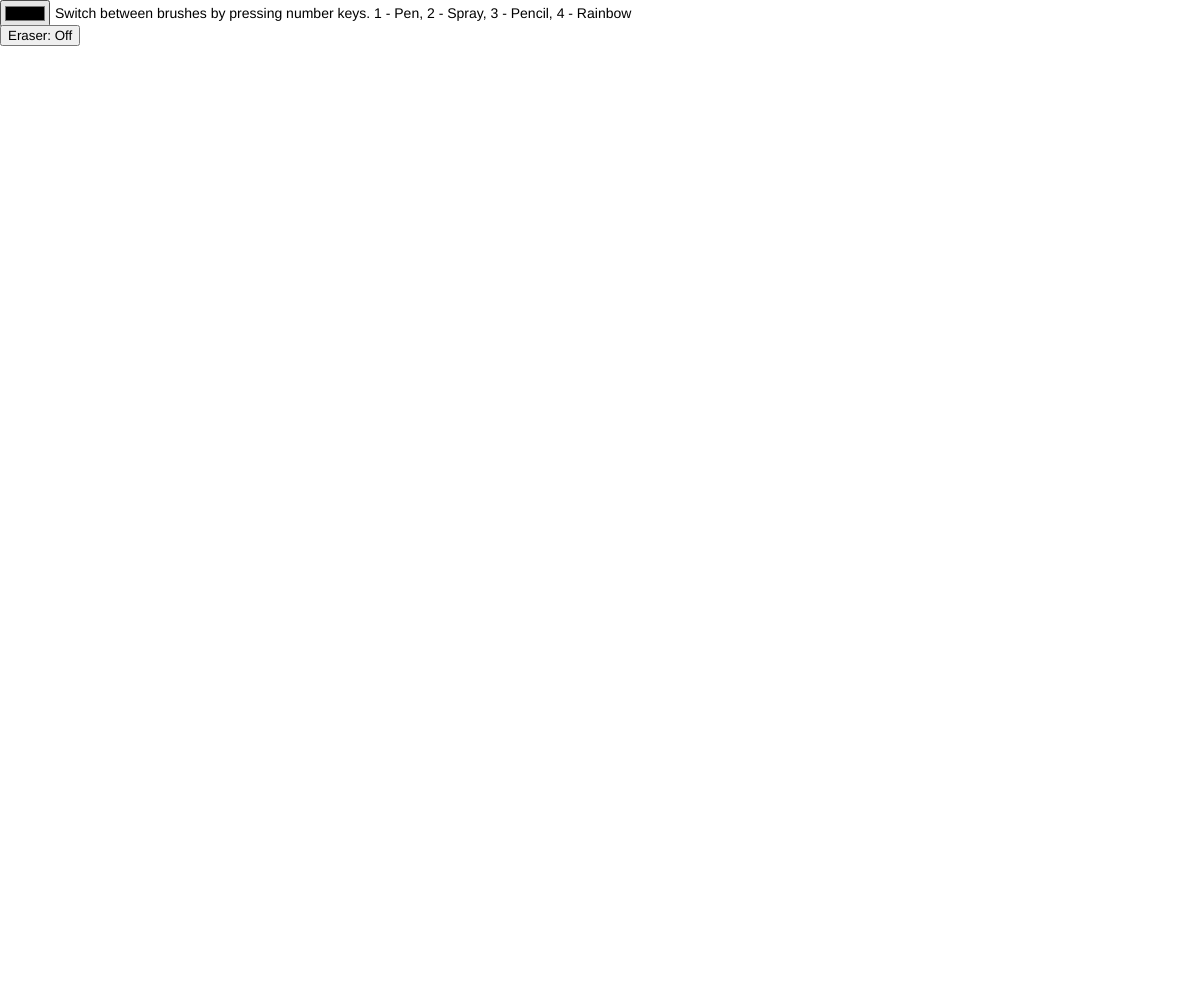
Frame 1 (no input)
Frame 60 (no input): identical to frame 1, image omitted
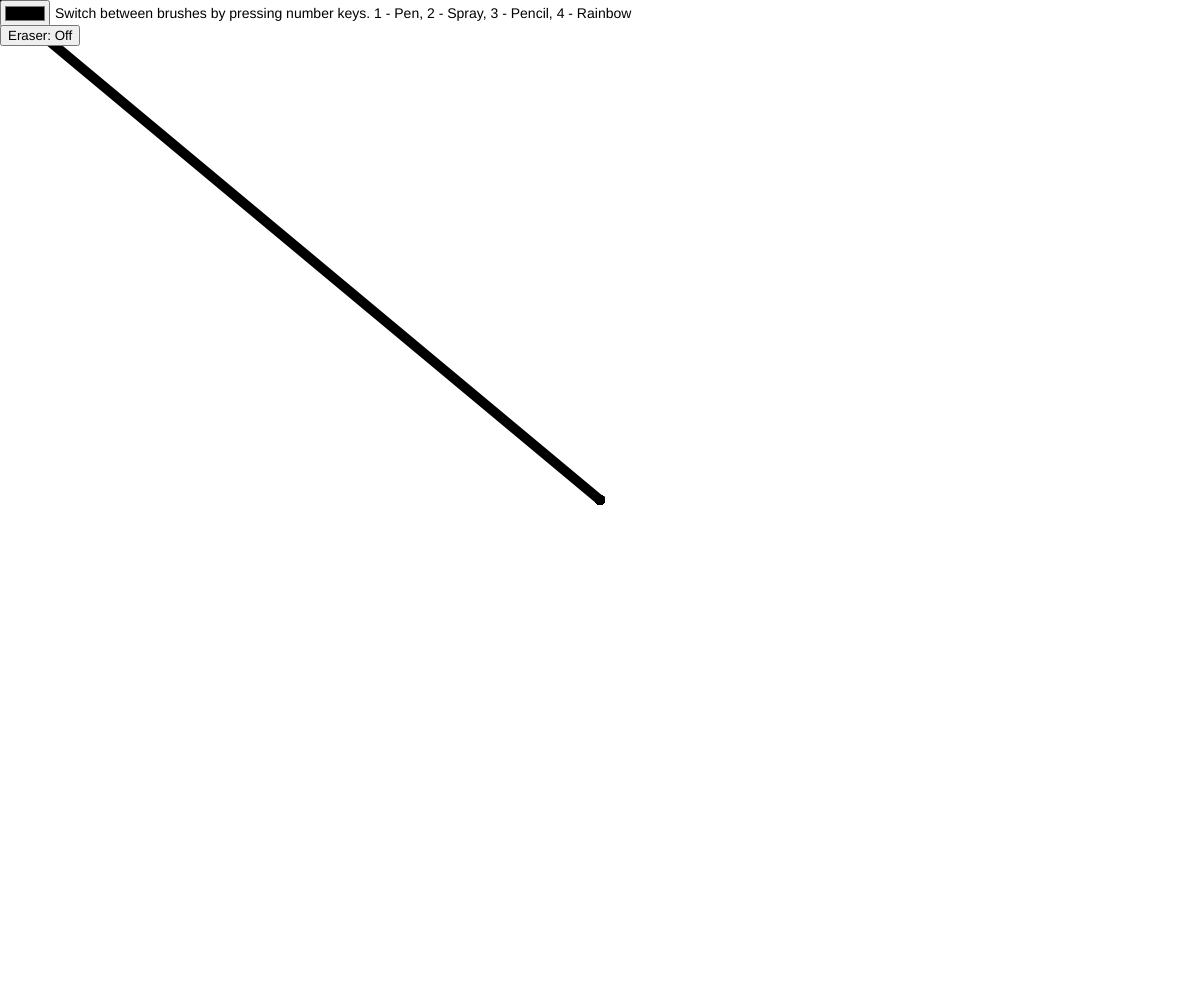
Frame 120 (the mouse pressed at the canvas centre since frame 60)

The p5.js sketch that drew these frames (run headless with seeded random() and noise() and a simulated clock; from frame 60 on, the mouse is pressed at the canvas centre):

// p5.js sketch
// ── sketch.js
let picker;
let isEraser = false;
let brushType;
let currentHue = 0;

function setup() {
  createCanvas(windowWidth, windowHeight);
  background(255);
  picker = createColorPicker("black"); // colour picker GUI for changing brush colour, starts at black
  picker.position(0, 0); // I've put it at the top left corner for easy access
  
  colorMode(HSB, 360, 100, 100); // going to use this one for the rainbow brush tool

  eraser = createButton("Eraser: Off"); // eraser tool button
  eraser.position(0, 25); // positioned underneath the colour picker
  eraser.mousePressed(eraserToggle); // when pressed, registers the activity to the function mentioned (eraserToggle)
  
  brushType = 'pen'; // the default brush type upon running
  
  // informative text below
  textSize(14) 
  text('Switch between brushes by pressing number keys. 1 - Pen, 2 - Spray, 3 - Pencil, 4 - Rainbow', 55, 18); // positioning to keep it at the top and to the side of the buttons
}

function eraserToggle() {
  isEraser = !isEraser; // flips the state of the eraser tool

  if (isEraser) {
    eraser.html('Eraser: On'); // changes text when its on
  } else {
    eraser.html('Eraser: Off'); // changes text when its off
  }
}

function keyPressed() { // brush selection
  if (key === '1') brushType = 'pen';
  if (key === '2') brushType = 'spray';
  if (key === '3') brushType = 'pencil';
  if (key === '4') brushType = 'rainbow';
}

function draw() {
  if (mouseIsPressed) {
    if (isEraser) { // activates when eraser is toggled on
      stroke("white");
      
      strokeWeight(10); // Adjust for brush size
      line(pmouseX, pmouseY, mouseX, mouseY);
      
    } else { // goes when eraser is toggled off
      
      if (brushType == 'pen') {
        strokeWeight(10);
        line(pmouseX, pmouseY, mouseX, mouseY);
        stroke(picker.color()); // refers to the colour selected from the picker
      }
      
      else if (brushType == 'spray') {
         for (let i = 0; i < 25; i++) { // draws 25 dots spaced apart in a random manner to mimic the spray brush tool
           strokeWeight(2.5);
           let x = mouseX + random(-15, 15);
           let y = mouseY + random(-15, 15);
           point(x, y);
         }
      }
      
      else if (brushType == 'pencil') {
        strokeWeight(1);
        line(pmouseX, pmouseY, mouseX, mouseY);
        stroke(picker.color());
      }
      
      else if (brushType == 'rainbow') {
        stroke(currentHue, 100, 100); // i've learned from a tutorial that it's best to use HSB for rainbow stuff
        strokeWeight(10);
        line(pmouseX, pmouseY, mouseX, mouseY);
    
        currentHue = (currentHue + 5) % 360; // the added value increases the speed by which the brush will cycle colours
      }
    }
  }
}
